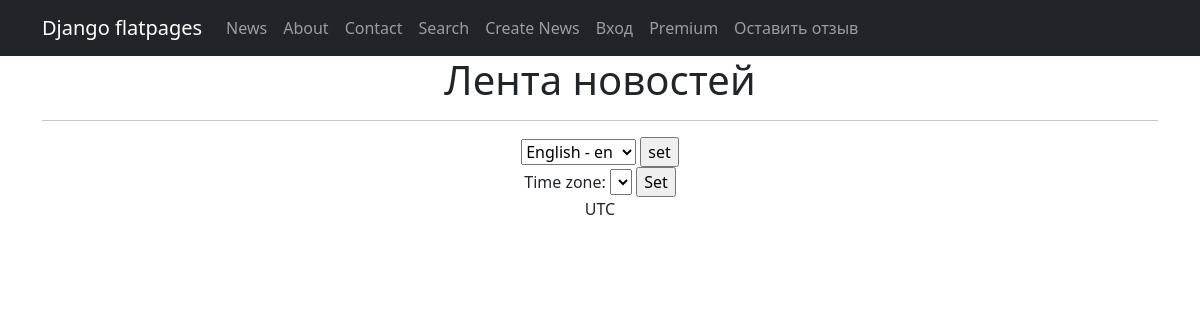
The page /news/ on the database as committed earlier.
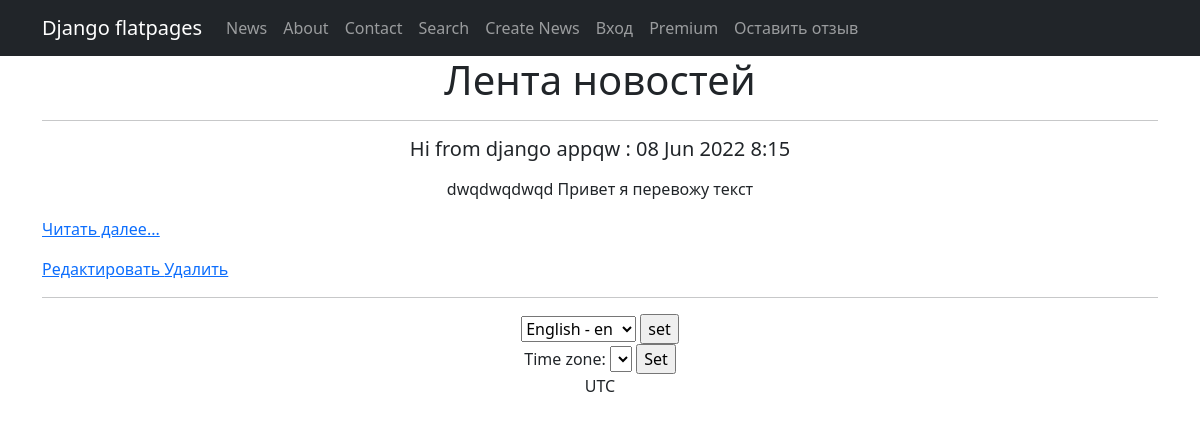
The same page on the database as committed later.
### simpleapp/models.py (models this page shows, shortened)
class Post(models.Model):
    news = 'NS'
    article = 'AR'
    TYPE = [
        (news, 'Новость'),
        (article, 'Статья')
    ]
    author = models.ForeignKey(Author, on_delete=models.CASCADE)
    type = models.CharField(max_length=2, choices=TYPE, default=news)
    date_posted = models.DateTimeField(auto_now_add=True)
    category = models.ManyToManyField(Category, through='PostCategory')
    title = models.CharField(max_length=255)
    text = models.TextField()
    rating = models.IntegerField(default=0)

### simpleapp/views.py (the view, shortened to what this page needs)
# urls.py: path('', PostList.as_view()),
class PostList(ListView):
    model = Post
    template_name = 'news.html'
    context_object_name = 'news'
    queryset = Post.objects.order_by('-date_posted')
    paginate_by = 5
    def get_context_data(self, **kwargs):
        context = super().get_context_data(**kwargs)
        context['time_now'] = datetime.utcnow()
        context['value1'] = None
        return context
    def get_filter(self):
        return PostFilter(self.request.GET, queryset=super().get_queryset())
    def get_queryset(self):
        return self.get_filter().qs

### simpleapp/templatetags/custom_filters.py (called while the page is built)
@register.filter(name='filtercen')
def censor(value):
   if not isinstance(value, str):
       raise ValueError('Нельзя цензурировать не строку')
   for word in STRONG_WORDS:
       value = value.replace(word[1:], '*' * (len(word)-1))
   return value

### templates/news.html (shortened to what this page needs)
{% extends 'flatpages/default.html' %}
{% load i18n %}
{% load tz %}
{% load custom_filters %}
{% block content %}
{% load cache %}
{% cache 10 news %}
    <h1>Лента новостей</h1>
    <hr>
{% for new in news %}
<div class="brd">
<p><h5>{{ new.title }} : {{ new.date_posted |date:'d M Y G:i' }}</h5></p>
<p>{{ new.text|truncatechars:50 | filtercen}}</p><p align="left"><a href="/news/{{new.id}}">Читать далее... </a>
    <p align="left"><a href="/news/update/{{new.id}}">Редактировать </a><a href="/news/delete/{{new.id}}"> Удалить</a>
    </div>
   <hr>
        {% endfor %}
<form action="{% url 'set_language' %}" method="POST"> {% csrf_token %}
        <select name="language" id="">
            {% get_available_languages as LANGUAGES %}
            {% get_language_info_list for LANGUAGES as languages %}
            {% for language in languages %}
                <option value="{{ language.code }}" {% if language.code == LANGUAGE_CODE %} selected {% endif %} >
                    {{ language.name_local }} - {{ language.code }}
                </option>
            {% endfor %}
        </select>
        <input type="submit" value="set">
    </form>
    {% get_current_timezone as TIME_ZONE %}
    <form action="" method="POST">
        <label for="timezone">Time zone:</label>
        <select name="timezone">
        </select>
        <input type="submit" value="Set">
    </form>
    {{ TIME_ZONE }}
{% endcache %}
{% endblock content %}

Rows that differ between the two databases and show on the page:
added Post: title "Hi from django appqw", date_posted "08 Jun 2022 8:15", text|filtercen "dwqdwqdwqd Привет я перевожу текст"
